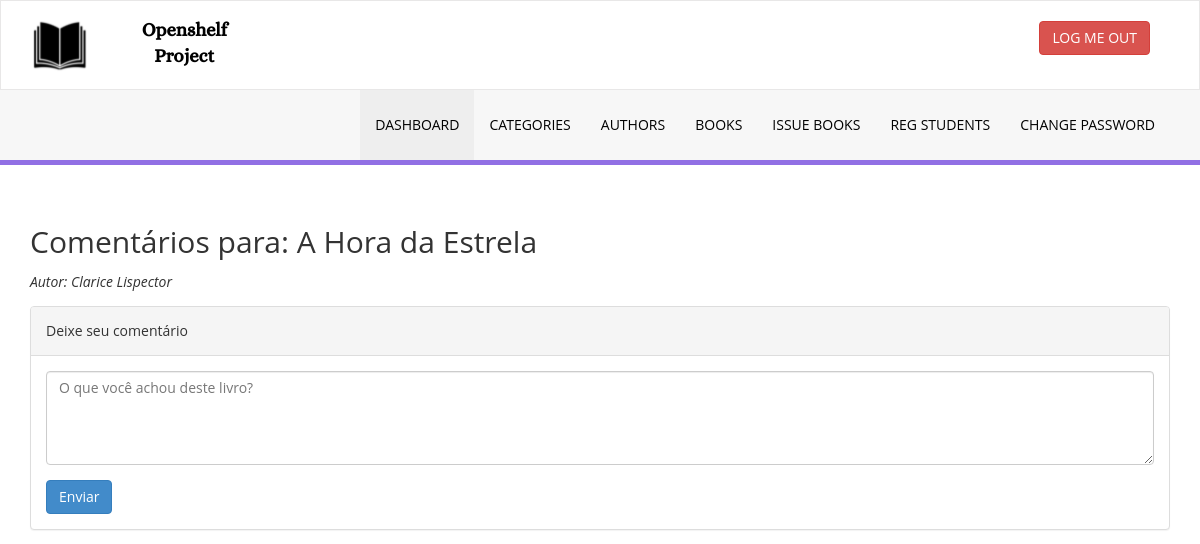
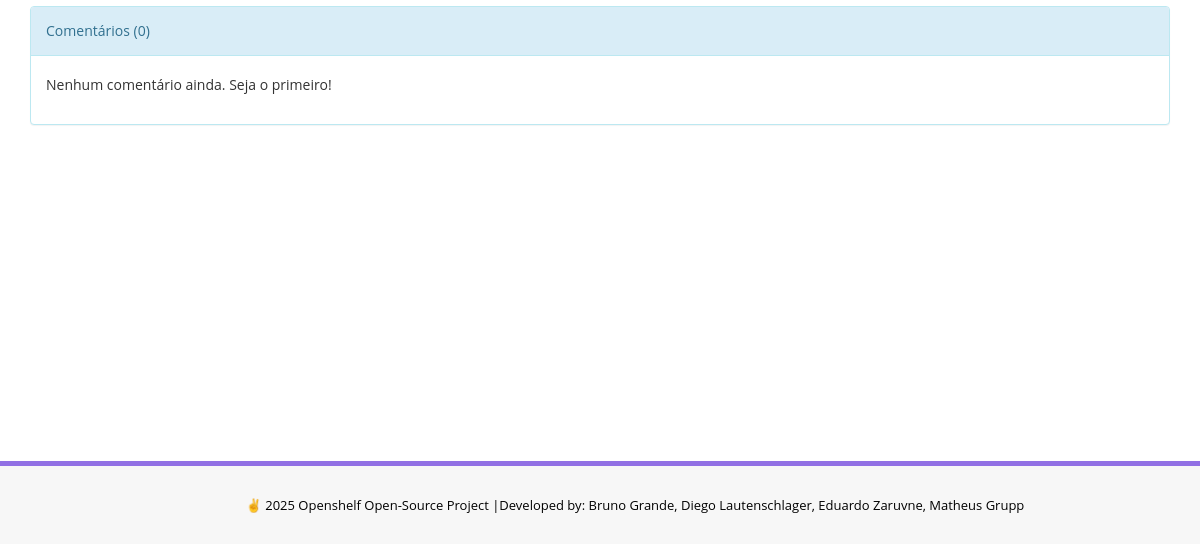
/Projeto_Web/site/library/admin/book-comments.php?isbn=9788535914849 (signed in), run on an earlier commit of the app's database (2 pictures, top to bottom).
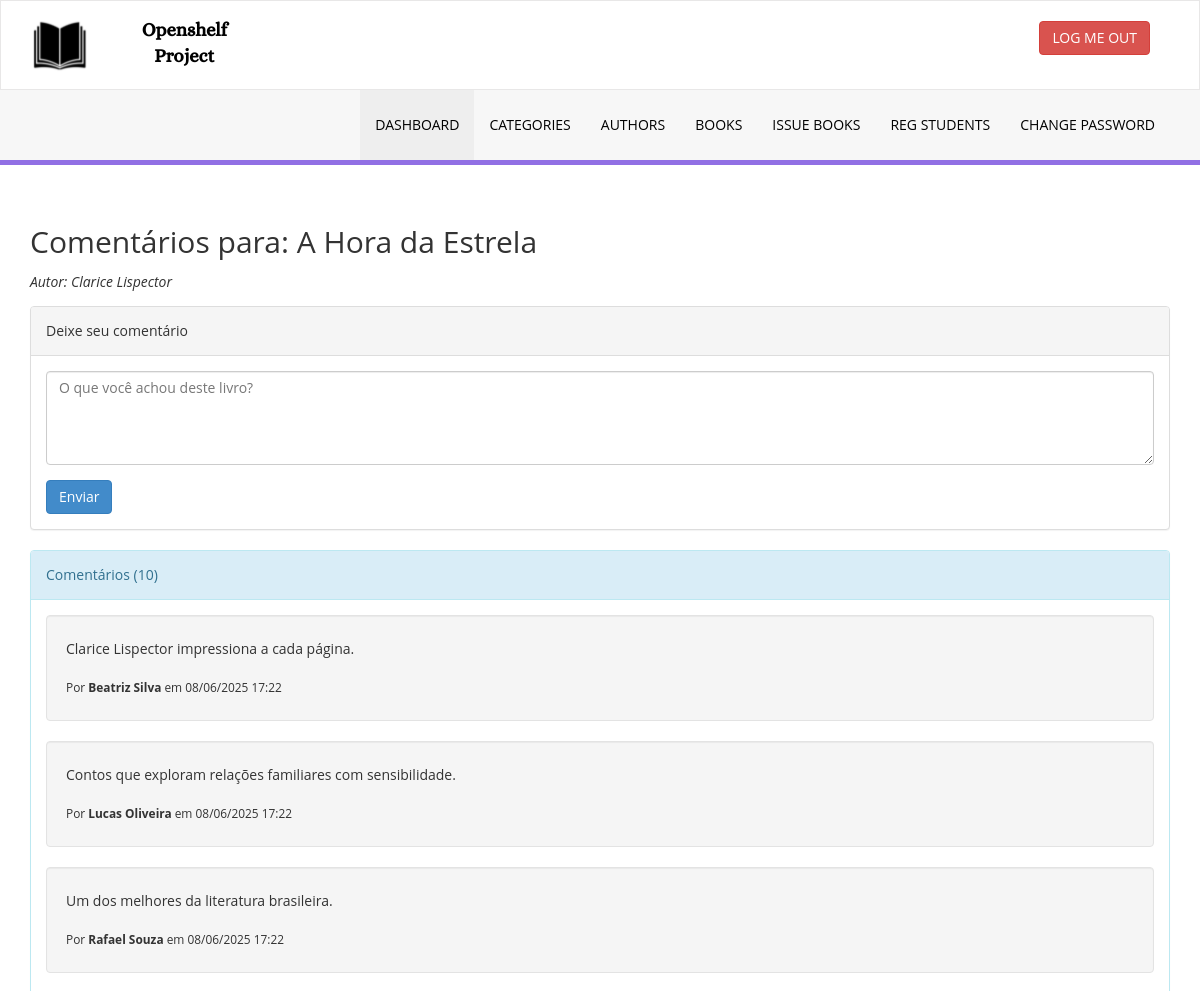
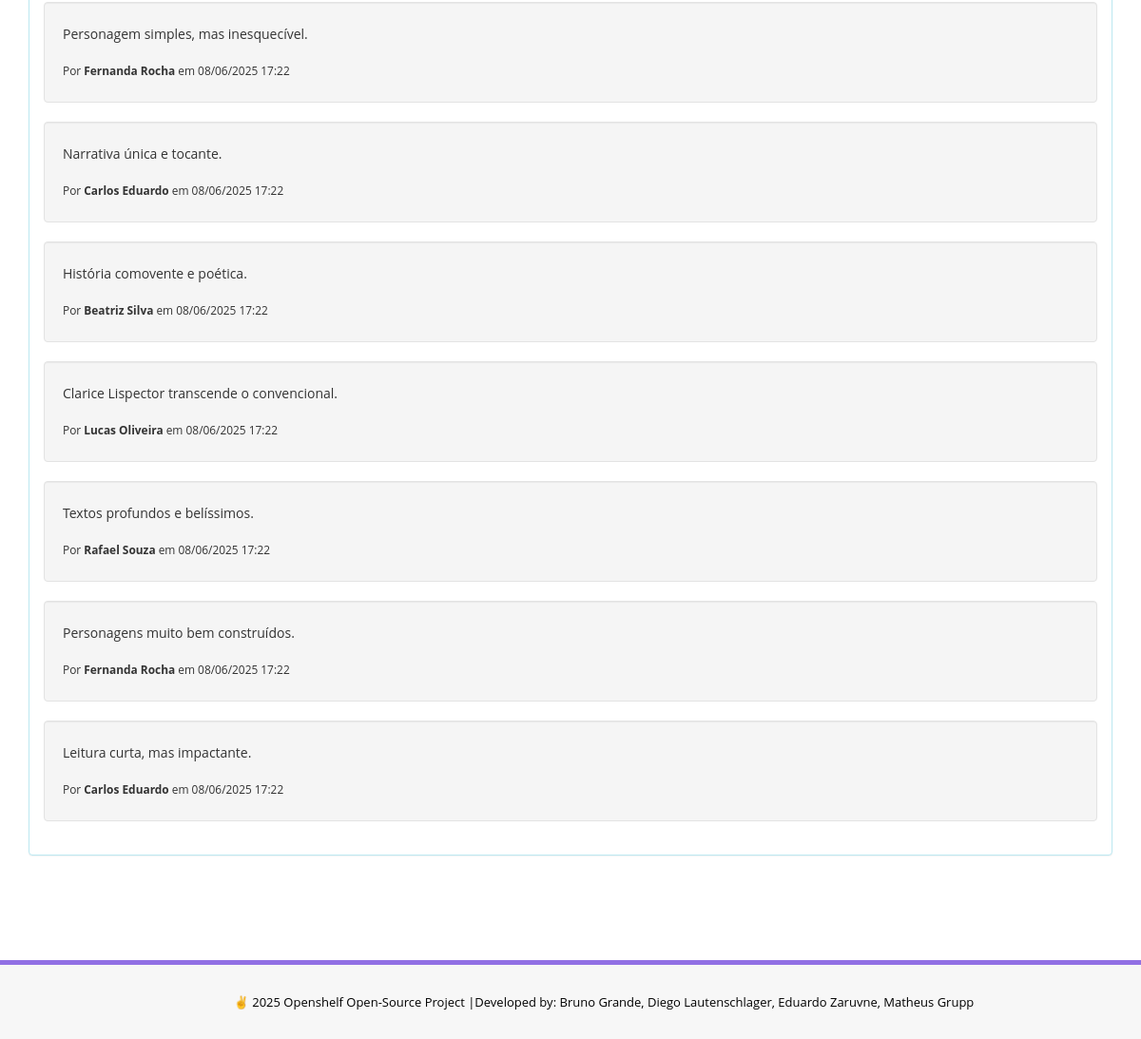
And on a later commit of the database (2 pictures, top to bottom).
### tables this page shows
CREATE TABLE tblbooks (
  id INT AUTO_INCREMENT PRIMARY KEY,
  CatId INT,
  CommentId INT,
  PublisherId INT,
  BookName VARCHAR(255),
  Description VARCHAR(255),
  QuantityTotal INT NOT NULL,
  QuantityLeft INT NOT NULL,
  AuthorId INT,
  ISBNNumber BIGINT,
  BookPrice DECIMAL(10,2),
  RegDate TIMESTAMP NULL DEFAULT CURRENT_TIMESTAMP,
  UpdationDate TIMESTAMP DEFAULT CURRENT_TIMESTAMP ON UPDATE CURRENT_TIMESTAMP
);

CREATE TABLE tblauthors (
  id INT AUTO_INCREMENT PRIMARY KEY,
  AuthorName VARCHAR(159),
  creationDate TIMESTAMP NULL DEFAULT CURRENT_TIMESTAMP,
  UpdationDate TIMESTAMP DEFAULT CURRENT_TIMESTAMP ON UPDATE CURRENT_TIMESTAMP
);

CREATE TABLE tblcomment (
  id INT AUTO_INCREMENT PRIMARY KEY,
  Userid VARCHAR(100),
  Comment VARCHAR(255) NOT NULL,
  ISBNNumber BIGINT,
  CreationDate TIMESTAMP NULL DEFAULT CURRENT_TIMESTAMP
);

### Projeto_Web/site/library/admin/book-comments.php (the view, shortened to what this page needs)
<?php
include '../includes/config.php';
$isbn = intval($_GET['isbn']);
$sql = "SELECT b.BookName, a.AuthorName
        FROM tblbooks b
        JOIN tblauthors a ON a.id = b.AuthorId
        WHERE b.ISBNNumber = :isbn";
$q = $dbh->prepare($sql);
$q->bindParam(':isbn', $isbn, PDO::PARAM_INT);
$q->execute();
$book = $q->fetch(PDO::FETCH_OBJ);
$sql = "SELECT c.Comment, c.CreationDate, COALESCE(s.FullName, a.UserName) AS AuthorName
        FROM tblcomment c
        LEFT JOIN tblstudents s ON s.StudentId = c.Userid
        LEFT JOIN admin a ON a.UserName = c.Userid
        WHERE c.ISBNNumber = :isbn
        ORDER BY c.CreationDate DESC";
$q = $dbh->prepare($sql);
$q->bindParam(':isbn', $isbn, PDO::PARAM_INT);
$q->execute();
$comments = $q->fetchAll(PDO::FETCH_OBJ);
?>
<!DOCTYPE html>
<html lang="pt-br">
<head>
    <link href="assets/css/bootstrap.css" rel="stylesheet" />
    <link href="assets/css/style.css"   rel="stylesheet" />
</head>
<body>
    <?php include 'includes/header.php'; ?>
    <div class="container content-wrapper">
        <h2>Comentários para: <?php echo htmlentities($book->BookName); ?></h2>
        <p><em>Autor: <?php echo htmlentities($book->AuthorName); ?></em></p>
        <div class="panel panel-default">
            <div class="panel-heading">Deixe seu comentário</div>
            <div class="panel-body">
                <form method="post">
                    <div class="form-group">
                        <textarea name="comment" class="form-control" rows="4" required
                                  placeholder="O que você achou deste livro?"></textarea>
                    </div>
                    <button type="submit" name="submitComment" class="btn btn-primary">
                        Enviar
                    </button>
                </form>
            </div>
        </div>
        <div class="panel panel-info">
            <div class="panel-heading">
                Comentários (<?php echo count($comments); ?>)
            </div>
            <div class="panel-body">
                <?php if (empty($comments)): ?>
                    <p>Nenhum comentário ainda. Seja o primeiro!</p>
                <?php else: ?>
                    <?php foreach ($comments as $c): ?>
                        <div class="well">
                            <p><?php echo nl2br(htmlentities($c->Comment)); ?></p>
                            <small>
                                Por <strong><?php echo htmlentities($c->AuthorName); ?></strong>
                                em <?php echo date('d/m/Y H:i',
                                        strtotime($c->CreationDate)); ?>
                            </small>
                        </div>
                    <?php endforeach; ?>
                <?php endif; ?>
            </div>
        </div>
    </div>
    <?php include 'includes/footer.php'; ?>
</body>
</html>

### Projeto_Web/site/library/admin/includes/header.php (shortened to what this page needs)
<div class="navbar navbar-inverse set-radius-zero" >
        <div class="container">
            <div class="navbar-header">
                <a class="navbar-brand">
                    <img src="assets/img/logo.png" />
                </a>
            </div>
            <div class="right-div">
                <a href="logout.php" class="btn btn-danger pull-right">LOG ME OUT</a>
            </div>
        </div>
    </div>
    <section class="menu-section">
        <div class="container">
            <div class="row ">
                <div class="col-md-12">
                    <div class="navbar-collapse collapse ">
                        <ul id="menu-top" class="nav navbar-nav navbar-right">
                            <li><a href="dashboard.php" class="menu-top-active">DASHBOARD</a></li>
                            <li>
                                <a href="#" class="dropdown-toggle" id="ddlmenuItem" data-toggle="dropdown"> Categories <i class="fa fa-angle-down"></i></a>
                            </li>
                            <li>
                                <a href="#" class="dropdown-toggle" id="ddlmenuItem" data-toggle="dropdown"> Authors <i class="fa fa-angle-down"></i></a>
                            </li>
                            <li>
                                <a href="#" class="dropdown-toggle" id="ddlmenuItem" data-toggle="dropdown"> Books <i class="fa fa-angle-down"></i></a>
                            </li>
                            <li>
                                <a href="#" class="dropdown-toggle" id="ddlmenuItem" data-toggle="dropdown"> Issue Books <i class="fa fa-angle-down"></i></a>
                            </li>
                            <li><a href="reg-students.php">Reg Students</a></li>
                            <li><a href="change-password.php">Change Password</a></li>
                        </ul>
                    </div>
                </div>
            </div>
        </div>
    </section>

### Projeto_Web/site/library/admin/includes/footer.php
<section class="footer-section">
        <div class="container">
            <div class="row">
                <div class="col-md-12"  style="align-content: center; display: flex; justify-content: center">
                &#9996; 2025 Openshelf Open-Source Project |<a href="https://github.com/DiegoASCW/dev_sec_ops_library_project" target="_blank"  > Developed by: Bruno Grande, Diego Lautenschlager, Eduardo Zaruvne, Matheus Grupp</a>
                </div>
            </div>
        </div>
    </section>

### Projeto_Web/site/library/admin/assets/css/style.css (style rules this page uses)
.set-radius-zero { border-radius:0px; -moz-border-radius:0px; -webkit-border-radius:0px; }
.content-wrapper { margin-top: 40px; min-height:800px; padding-bottom:90px; }
.right-div { float: right; padding: 20px; }
#menu-top a { color:#000; text-decoration:none; font-weight:500; padding: 25px 15px 25px 15px; text-transform:uppercase; }
.menu-section { background-color: #f7f7f7; border-bottom:5px solid #9170E4; width:100% }
.menu-top-active { background-color:#eeeeee; }
.navbar-inverse { background-color: #FFF; border-color: rgba(155, 153, 153, 0.23); }
.navbar { min-height: 90px; margin-bottom: 0px; }
.footer-section { padding:25px 50px 25px 50px; color:#000; font-size:13px; background-color: #f7f7f7; text-align:right; border-top:5px solid #9170E4; }
.footer-section a, .footer-section a:hover { color:#000; }

What changed in the data, as far as the page shows it:
added tblcomment: Comment "Clarice Lispector impressiona a cada página.", AuthorName "Beatriz Silva", CreationDate "08/06/2025 17:22"
added tblcomment: Comment "Contos que exploram relações familiares com sensibilidade.", AuthorName "Lucas Oliveira", CreationDate "08/06/2025 17:22"
added tblcomment: Comment "Um dos melhores da literatura brasileira.", AuthorName "Rafael Souza", CreationDate "08/06/2025 17:22"
added tblcomment: Comment "Personagem simples, mas inesquecível.", AuthorName "Fernanda Rocha", CreationDate "08/06/2025 17:22"
added tblcomment: Comment "Narrativa única e tocante.", AuthorName "Carlos Eduardo", CreationDate "08/06/2025 17:22"
added tblcomment: Comment "História comovente e poética.", AuthorName "Beatriz Silva", CreationDate "08/06/2025 17:22"
added tblcomment: Comment "Clarice Lispector transcende o convencional.", AuthorName "Lucas Oliveira", CreationDate "08/06/2025 17:22"
added tblcomment: Comment "Textos profundos e belíssimos.", AuthorName "Rafael Souza", CreationDate "08/06/2025 17:22"
added tblcomment: Comment "Personagens muito bem construídos.", AuthorName "Fernanda Rocha", CreationDate "08/06/2025 17:22"
added tblcomment: Comment "Leitura curta, mas impactante.", AuthorName "Carlos Eduardo", CreationDate "08/06/2025 17:22"
Also different on the page:
count($comments): "0" → "10"
text no longer shown: "Nenhum comentário ainda. Seja o primeiro!"
